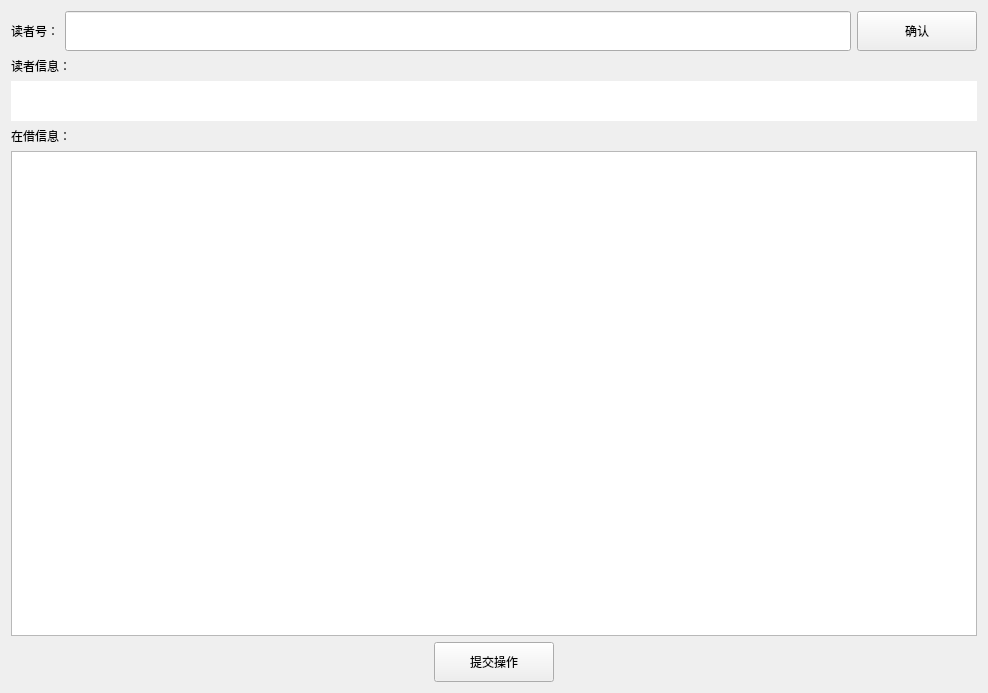
<?xml version="1.0" encoding="UTF-8"?>
<ui version="4.0">
 <class>ReturnBookForm</class>
 <widget class="QWidget" name="ReturnBookForm">
  <property name="geometry">
   <rect>
    <x>0</x>
    <y>0</y>
    <width>988</width>
    <height>693</height>
   </rect>
  </property>
  <property name="windowTitle">
   <string>Form</string>
  </property>
  <layout class="QVBoxLayout" name="verticalLayout">
   <item>
    <layout class="QHBoxLayout" name="horizontalLayout">
     <item>
      <widget class="QLabel" name="label">
       <property name="minimumSize">
        <size>
         <width>0</width>
         <height>40</height>
        </size>
       </property>
       <property name="text">
        <string>读者号：</string>
       </property>
      </widget>
     </item>
     <item>
      <widget class="QLineEdit" name="ReaderNumerLineEdit">
       <property name="minimumSize">
        <size>
         <width>0</width>
         <height>40</height>
        </size>
       </property>
      </widget>
     </item>
     <item>
      <widget class="QPushButton" name="ReaderNumberPushButton">
       <property name="minimumSize">
        <size>
         <width>120</width>
         <height>40</height>
        </size>
       </property>
       <property name="text">
        <string>确认</string>
       </property>
      </widget>
     </item>
    </layout>
   </item>
   <item>
    <widget class="QLabel" name="label_2">
     <property name="text">
      <string>读者信息：</string>
     </property>
    </widget>
   </item>
   <item>
    <widget class="QLabel" name="ReaderInfoLabel">
     <property name="minimumSize">
      <size>
       <width>0</width>
       <height>40</height>
      </size>
     </property>
     <property name="styleSheet">
      <string notr="true">color: black; background-color: white;</string>
     </property>
     <property name="text">
      <string/>
     </property>
    </widget>
   </item>
   <item>
    <widget class="QLabel" name="label_4">
     <property name="text">
      <string>在借信息：</string>
     </property>
    </widget>
   </item>
   <item>
    <widget class="QTableWidget" name="BorrowingTableWidget"/>
   </item>
   <item>
    <layout class="QHBoxLayout" name="horizontalLayout_2">
     <item>
      <spacer name="horizontalSpacer">
       <property name="orientation">
        <enum>Qt::Orientation::Horizontal</enum>
       </property>
       <property name="sizeHint" stdset="0">
        <size>
         <width>40</width>
         <height>20</height>
        </size>
       </property>
      </spacer>
     </item>
     <item>
      <widget class="QPushButton" name="SubmitButton">
       <property name="minimumSize">
        <size>
         <width>120</width>
         <height>40</height>
        </size>
       </property>
       <property name="text">
        <string>提交操作</string>
       </property>
      </widget>
     </item>
     <item>
      <spacer name="horizontalSpacer_2">
       <property name="orientation">
        <enum>Qt::Orientation::Horizontal</enum>
       </property>
       <property name="sizeHint" stdset="0">
        <size>
         <width>40</width>
         <height>20</height>
        </size>
       </property>
      </spacer>
     </item>
    </layout>
   </item>
  </layout>
 </widget>
 <resources/>
 <connections/>
</ui>
